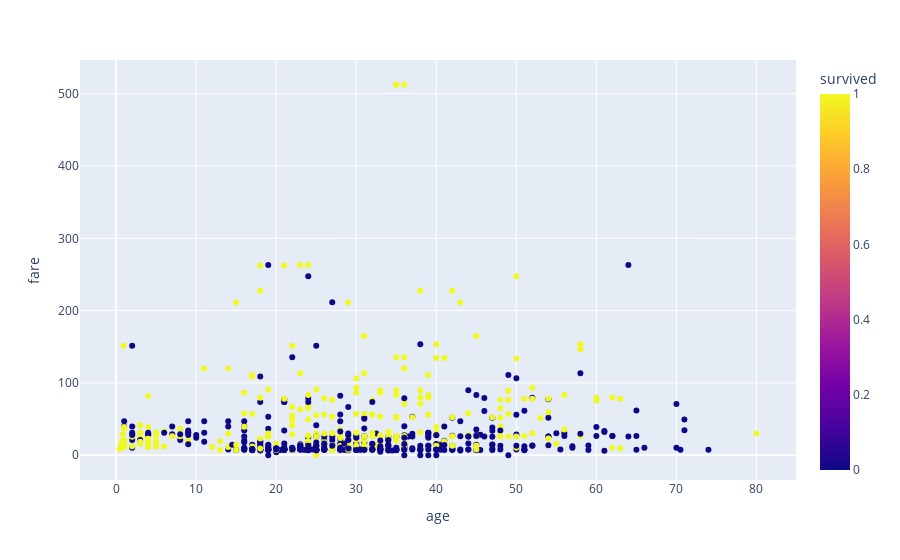

Source (notebook cell):
### Markdown cell above
Q1. Load the "titanic" dataset using the load_dataset function of seaborn. Use Plotly express to plot a
scatter plot for age and fare columns in the titanic dataset.

### Code cell
d = sns.load_dataset('titanic')
fig = plt.scatter(d,x='age',y='fare',color = 'survived')
fig.show()

### Figure 1 — Plotly figure (JSON) as saved in the notebook; plotly's stock layout.template omitted (floating-point values rounded to 4 significant figures; data arrays with more than 128 entries replaced by an {"elided": "..."} marker saying what was removed)
{"data": [{"hovertemplate": "age=%{x}<br>fare=%{y}<br>survived=%{marker.color}<extra></extra>", "legendgroup": "", "marker": {"color": {"elided": "891 int values"}, "coloraxis": "coloraxis", "symbol": "circle"}, "mode": "markers", "name": "", "orientation": "v", "showlegend": false, "type": "scatter", "x": {"elided": "891 float values"}, "xaxis": "x", "y": {"elided": "891 float values"}, "yaxis": "y"}], "layout": {"autosize": true, "coloraxis": {"colorbar": {"title": {"text": "survived"}}, "colorscale": [[0, "#0d0887"], [0.1111, "#46039f"], [0.2222, "#7201a8"], [0.3333, "#9c179e"], [0.4444, "#bd3786"], [0.5556, "#d8576b"], [0.6667, "#ed7953"], [0.7778, "#fb9f3a"], [0.8889, "#fdca26"], [1, "#f0f921"]]}, "legend": {"tracegroupgap": 0}, "margin": {"t": 60}, "xaxis": {"anchor": "y", "autorange": true, "domain": [0, 1], "range": [-4.942, 85.36], "title": {"text": "age"}, "type": "linear"}, "yaxis": {"anchor": "x", "autorange": true, "domain": [0, 1], "range": [-39.67, 552.0], "title": {"text": "fare"}, "type": "linear"}}}
